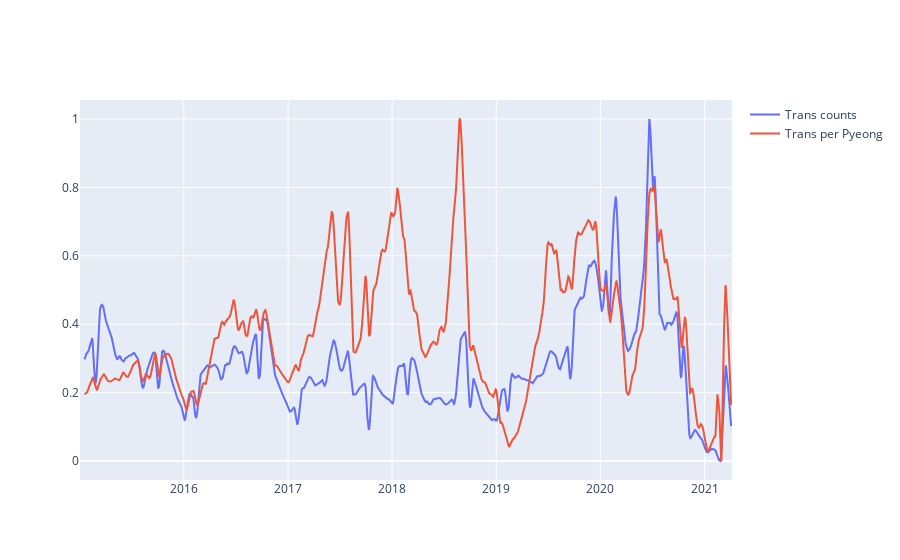

The code cell stored with this chart in its notebook:
### Code cell
fig = go.Figure()
Time_Series_Plot(fig, nonseasonal_mov_avg_count, 'Trading day', 'Trans per Pyeong', 'Trans counts')
Time_Series_Plot(fig, nonseasonal_mov_avg_pyeong, 'Trading day', 'Trans per Pyeong', 'Trans per Pyeong')
fig.show()

### Figure 1 — Plotly figure (JSON) as saved in the notebook; plotly's stock layout.template omitted (floating-point values rounded to 4 significant figures; data arrays with more than 128 entries replaced by an {"elided": "..."} marker saying what was removed)
{"data": [{"mode": "lines", "name": "Trans counts", "type": "scatter", "x": {"elided": "2288 str values"}, "y": {"elided": "2288 float values"}}, {"mode": "lines", "name": "Trans per Pyeong", "type": "scatter", "x": {"elided": "2288 str values"}, "y": {"elided": "2288 float values"}}], "layout": {}}
